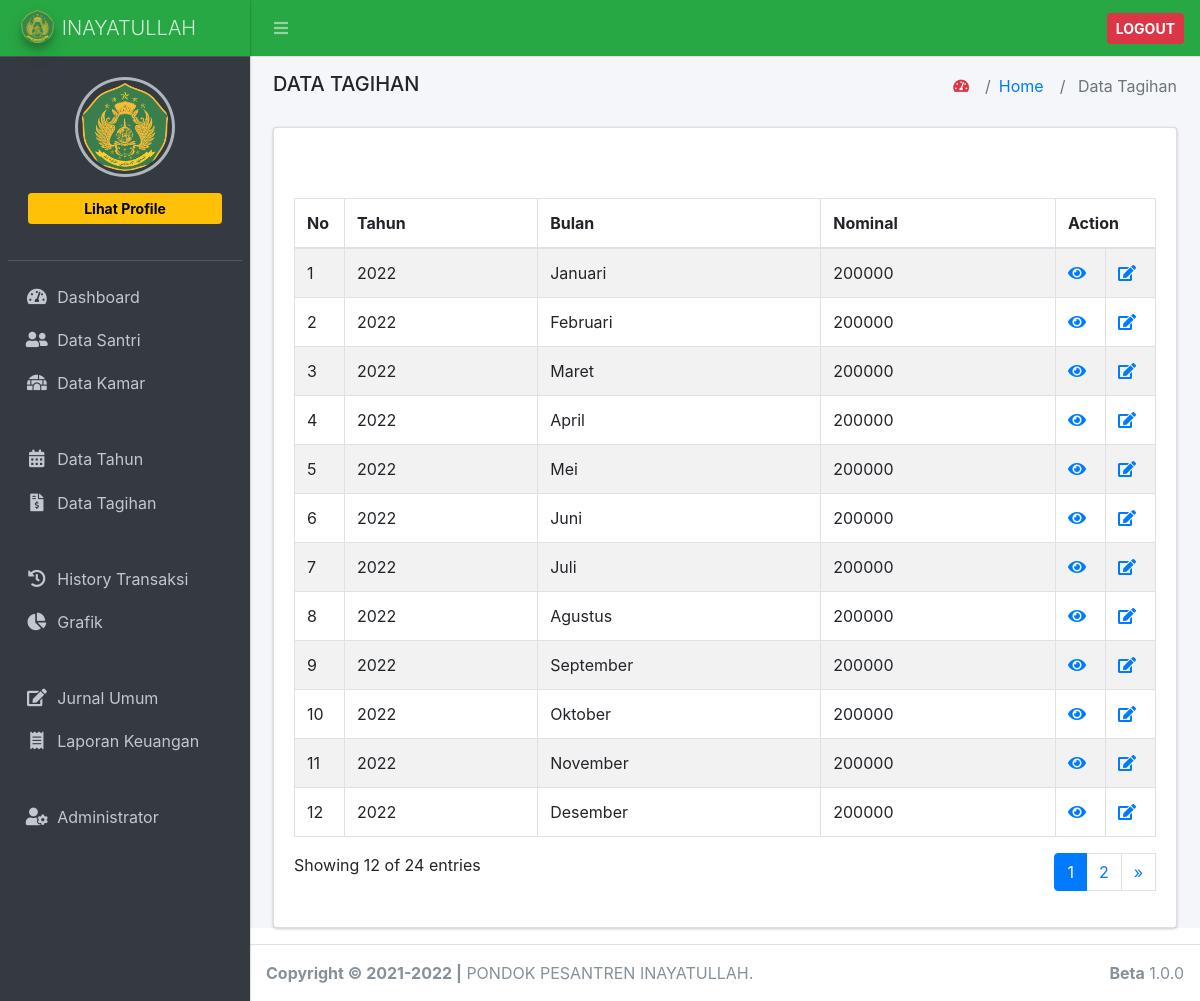
Page /index.php/data_tagihan on the committed database.
### tables this page shows
CREATE TABLE `tb_data_tagihan` (
  `id` int(11) NOT NULL,
  `id_tahun` int(11) NOT NULL,
  `id_bulan` int(11) NOT NULL,
  `nominal` varchar(200) NOT NULL
);

CREATE TABLE `tb_tahun` (
  `id_tahun` int(11) NOT NULL,
  `nama_tahun` varchar(200) NOT NULL,
  `nominal_tagihan` varchar(200) NOT NULL
);

CREATE TABLE `tb_bulan` (
  `id_bulan` int(11) NOT NULL,
  `nama_bulan` varchar(100) NOT NULL
);

### index.php (called while the page is built, shortened)
<?php
require_once BASEPATH.'core/CodeIgniter.php';

### application/config/config.php (called while the page is built, shortened)
<?php
$config['base_url'] = 'http://localhost/spp_inay/';
$config['index_page'] = '';
$config['uri_protocol']    = 'REQUEST_URI';
$config['url_suffix'] = '';
$config['language']    = 'english';
$config['charset'] = 'UTF-8';
$config['enable_hooks'] = FALSE;
$config['subclass_prefix'] = 'MY_';
$config['composer_autoload'] = FALSE;
$config['permitted_uri_chars'] = 'a-z 0-9~%.:_\-';
$config['enable_query_strings'] = FALSE;
$config['controller_trigger'] = 'c';
$config['function_trigger'] = 'm';
$config['directory_trigger'] = 'd';
$config['allow_get_array'] = TRUE;
$config['log_threshold'] = 0;
$config['log_path'] = '';
$config['log_file_extension'] = '';
$config['log_file_permissions'] = 0644;
$config['log_date_format'] = 'Y-m-d H:i:s';
$config['error_views_path'] = '';
$config['cache_path'] = '';
$config['cache_query_string'] = FALSE;
$config['encryption_key'] = '';
$config['sess_driver'] = 'files';
$config['sess_cookie_name'] = 'ci_session';
$config['sess_expiration'] = 7200;
$config['sess_save_path'] = NULL;
$config['sess_match_ip'] = FALSE;
$config['sess_time_to_update'] = 300;
$config['sess_regenerate_destroy'] = FALSE;
$config['cookie_prefix']    = '';
$config['cookie_domain']    = '';
$config['cookie_path']        = '/';
$config['cookie_secure']    = FALSE;
$config['cookie_httponly']     = FALSE;
$config['standardize_newlines'] = FALSE;
$config['global_xss_filtering'] = FALSE;
$config['csrf_protection'] = FALSE;
$config['csrf_token_name'] = 'csrf_test_name';
$config['csrf_cookie_name'] = 'csrf_cookie_name';
$config['csrf_expire'] = 7200;
$config['csrf_regenerate'] = TRUE;
$config['csrf_exclude_uris'] = array();
$config['compress_output'] = FALSE;
$config['time_reference'] = 'local';
$config['rewrite_short_tags'] = FALSE;
$config['proxy_ips'] = '';

### application/models/m_data_tagihan.php (called while the page is built, shortened)
<?php
class m_data_tagihan extends CI_Model
{
	public function get_all_data($limit, $start)
	{
		$this->db->join('tb_tahun', 'tb_data_tagihan.id_tahun = tb_tahun.id_tahun');
		$this->db->join('tb_bulan', 'tb_data_tagihan.id_bulan = tb_bulan.id_bulan');
		$this->db->order_by('nama_tahun', 'ASC');
		$this->db->order_by('tb_bulan.id_bulan', 'ASC');
		return $this->db->get('tb_data_tagihan', $limit, $start)->result();
	}
	public function count_search_data()
	{
		return $this->db->get('tb_data_tagihan')->num_rows();
	}
}

### application/views/data_tagihan/index.php (the view, shortened to what this page needs)
<div class="card">
    <div class="card-body">
        <div id="example1_wrapper" class="dataTables_wrapper dt-bootstrap4">
            <div class="row d-flex">
                <div class="col-6">
                </div>
                <div class="col-6">
                </div>
            </div>
            <br>
            <div class="row d-flex">
                <div class="col-9">
                </div>
                <div class="col-3">
                </div>
            </div>
            <br>
            <div class="row">
                <div class="col-sm-12">
                    <table id="example1" class="table table-bordered table-striped dataTable" role="grid" aria-describedby="example1_info">
                        <thead>
                            <tr role="row">
                                <th class="sorting_asc" tabindex="0" aria-controls="example1" rowspan="1" colspan="1" aria-sort="ascending" aria-label="No: activate to sort column descending">No</th>
                                <th class="sorting" tabindex="0" aria-controls="example1" rowspan="1" colspan="1" aria-label="Nama: activate to sort column ascending">Tahun</th>
                                <th class="sorting" tabindex="0" aria-controls="example1" rowspan="1" colspan="1" aria-label="Nama: activate to sort column ascending">Bulan</th>
                                <th class="sorting" tabindex="0" aria-controls="example1" rowspan="1" colspan="1" aria-label="Nama: activate to sort column ascending">Nominal</th>
                                <th class="sorting" tabindex="0" aria-controls="example1" rowspan="1" colspan="3" aria-label="Nama: activate to sort column ascending">Action</th>
                            </tr>
                        </thead>
                        <tbody>
                            <?php
                            $no = 0;
                            foreach ($data_tagihan as $ds) {
                                $no++ ?>
                                <tr role="row" class="odd">
                                    <td width="50"><?= ++$start ?></td>
                                    <td><?= $ds->nama_tahun; ?></td>
                                    <td><?= $ds->nama_bulan; ?></td>
                                    <td><?= $ds->nominal; ?></td>
                                    <td width="50">
                                        <a class="text-primary" data-toggle="tooltip" data-placement="top" title="Detail" href="<?= base_url('data_tagihan/detail/') ?><?= $ds->id ?>"><i class="fa fa-eye"></i></a>
                                    </td>
                                    <td width="50">
                                        <a class="text-primary" data-toggle="tooltip" data-placement="top" title="Edit" href="<?= base_url('data_tagihan/edit/') ?><?= $ds->id ?>"><i class="fa fa-edit"></i></a>
                                    </td>
                                </tr>
                            <?php } ?>
                        </tbody>
                    </table>
                </div>
            </div>
            <div class="row">
                <div class="col-sm-12 col-md-5">
                    <div class="dataTables_info" id="example1_info" role="status" aria-live="polite">Showing <?= $no; ?> of <?= $jumlah_data; ?> entries</div>
                </div>
                <div class="col-sm-12 col-md-7 float-right">
                    <div class="dataTables_paginate paging_simple_numbers float-right" id="example1_paginate">
                        <?= $pagination; ?>
                    </div>
                </div>
            </div>
        </div>
    </div>
</div>

### rows in the picture
tb_data_tagihan: id_tahun.nama_tahun "2022", id_bulan.nama_bulan "Januari", nominal "200000"
tb_data_tagihan: id_tahun.nama_tahun "2022", id_bulan.nama_bulan "Februari", nominal "200000"
tb_data_tagihan: id_tahun.nama_tahun "2022", id_bulan.nama_bulan "Maret", nominal "200000"
tb_data_tagihan: id_tahun.nama_tahun "2022", id_bulan.nama_bulan "April", nominal "200000"
tb_data_tagihan: id_tahun.nama_tahun "2022", id_bulan.nama_bulan "Mei", nominal "200000"
tb_data_tagihan: id_tahun.nama_tahun "2022", id_bulan.nama_bulan "Juni", nominal "200000"
tb_data_tagihan: id_tahun.nama_tahun "2022", id_bulan.nama_bulan "Juli", nominal "200000"
tb_data_tagihan: id_tahun.nama_tahun "2022", id_bulan.nama_bulan "Agustus", nominal "200000"
tb_data_tagihan: id_tahun.nama_tahun "2022", id_bulan.nama_bulan "September", nominal "200000"
tb_data_tagihan: id_tahun.nama_tahun "2022", id_bulan.nama_bulan "Oktober", nominal "200000"
tb_data_tagihan: id_tahun.nama_tahun "2022", id_bulan.nama_bulan "November", nominal "200000"
tb_data_tagihan: id_tahun.nama_tahun "2022", id_bulan.nama_bulan "Desember", nominal "200000"

### other values in the picture
$title "DATA TAGIHAN"
$title "Data Tagihan"
$no "12"
$jumlah_data "24"
$pagination "1 2 »"
